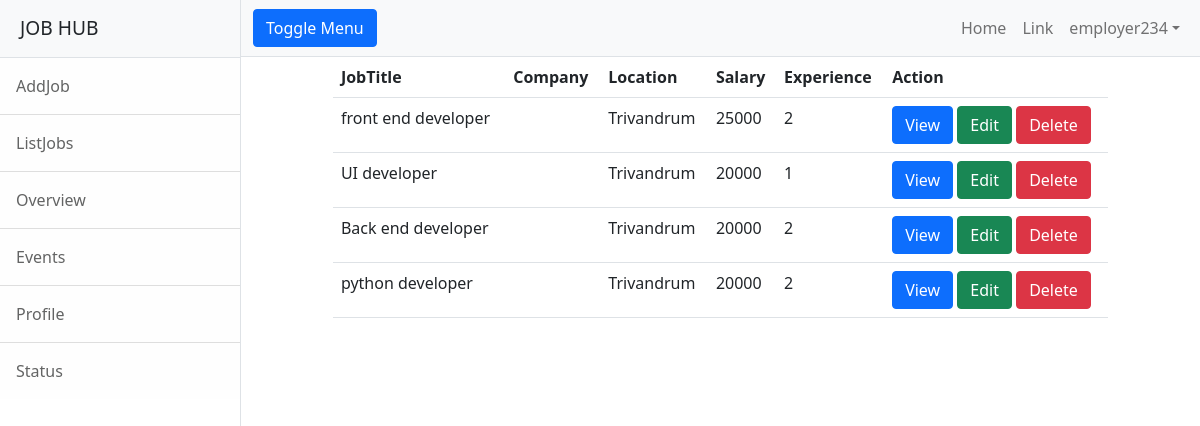
Screenshot of /employerr/jobs/all (signed in) with the database file from the repository.
### employerr/models.py (models this page shows, shortened)
class Jobs(models.Model):
    job_title=models.CharField(max_length=150)
    company=models.ForeignKey(User,on_delete=models.CASCADE,related_name="company")
    location=models.CharField(max_length=120)
    salary=models.PositiveIntegerField(null=True)
    experience=models.PositiveIntegerField(default=0)
    created_date=models.DateField(auto_now_add=True)
    last_date=models.DateField(null=True)
    active_status=models.BooleanField(default=True)

### employerr/views.py (the view)
# urls.py: path("jobs/all",views.ListJobView.as_view(),name="emp-alljobs"),
class ListJobView(ListView):
    model=Jobs
    context_object_name = "jobs"
    template_name = "emp-listjobs.html"
    def get_queryset(self):
        return Jobs.objects.filter(company=self.request.user)

### employerr/templates/emp-listjobs.html
{%extends 'base.html'%}
{%block body_block%}
<div class="row">
     <div class="col-1"></div>
     <div class="col-10">
         <table class="table">
             <tr>
                 <th>JobTitle</th>
                <th>Company</th>
                <th>Location</th>
                <th>Salary</th>
                <th>Experience</th>
                 <th>Action</th>
             </tr>
             {%for  job in jobs%}
                <tr>
                    <td>{{job.job_title}}</td>
                    <td>{{job.company_name}}</td>
                     <td>{{job.location}}</td>
                     <td>{{job.salary}}</td>
                    <td>{{job.experience}}</td>
                    <td>
                        <a href="{%url 'emp-jobdetail' job.id%} " class="btn btn-primary">View</a>
                        <a href="{%url 'emp-editjob' job.id%}" class="btn btn-success">Edit</a>
                         <a href="{%url 'emp-deletejob' job.id%}" class="btn btn-danger">Delete</a>
                    </td>
                 </tr>
             {%endfor%}
         </table>
     </div>
     <div class="col-1"></div>
</div>
{%endblock%}

### employerr/templates/base.html (shortened to what this page needs)
<!DOCTYPE html>
{%load static%}
<html lang="en">
    <head>
        <link href="{%static 'css/styles.css'%}" rel="stylesheet" />
    </head>
    <body>
        <div class="d-flex" id="wrapper">
            <div class="border-end bg-white" id="sidebar-wrapper">
                <div class="sidebar-heading border-bottom bg-light">JOB HUB</div>
                <div class="list-group list-group-flush">
                    <a class="list-group-item list-group-item-action list-group-item-light p-3" href="{%url 'emp-addjob'%}">AddJob</a>
                    <a class="list-group-item list-group-item-action list-group-item-light p-3" href="{%url 'emp-alljobs'%}">ListJobs</a>
                    <a class="list-group-item list-group-item-action list-group-item-light p-3" href="#!">Overview</a>
                    <a class="list-group-item list-group-item-action list-group-item-light p-3" href="#!">Events</a>
                    <a class="list-group-item list-group-item-action list-group-item-light p-3" href="#!">Profile</a>
                    <a class="list-group-item list-group-item-action list-group-item-light p-3" href="#!">Status</a>
                </div>
            </div>
            <div id="page-content-wrapper">
                <nav class="navbar navbar-expand-lg navbar-light bg-light border-bottom">
                    <div class="container-fluid">
                        <button class="btn btn-primary" id="sidebarToggle">Toggle Menu</button>
                        <div class="collapse navbar-collapse" id="navbarSupportedContent">
                            <ul class="navbar-nav ms-auto mt-2 mt-lg-0">
                                <li class="nav-item active"><a class="nav-link" href="{$url 'emp-home'%}">Home</a></li>
                                <li class="nav-item"><a class="nav-link" href="#!">Link</a></li>
                                <li class="nav-item dropdown">
                                    <a class="nav-link dropdown-toggle" id="navbarDropdown" href="#" role="button" data-bs-toggle="dropdown" aria-haspopup="true" aria-expanded="false">{{request.user}}</a>
                                </li>
                            </ul>
                        </div>
                    </div>
                </nav>
                <div class="container-fluid">
                   {%block body_block%}
                    {%endblock%}
                </div>
            </div>
        </div>
    </body>
</html>

### rows the page displays
Jobs: job_title "front end developer", location "Trivandrum", salary "25000", experience "2"
Jobs: job_title "UI developer", location "Trivandrum", salary "20000", experience "1"
Jobs: job_title "Back end developer", location "Trivandrum", salary "20000", experience "2"
Jobs: job_title "python developer", location "Trivandrum", salary "20000", experience "2"

### other values shown
{{ request.user }} "employer234"
